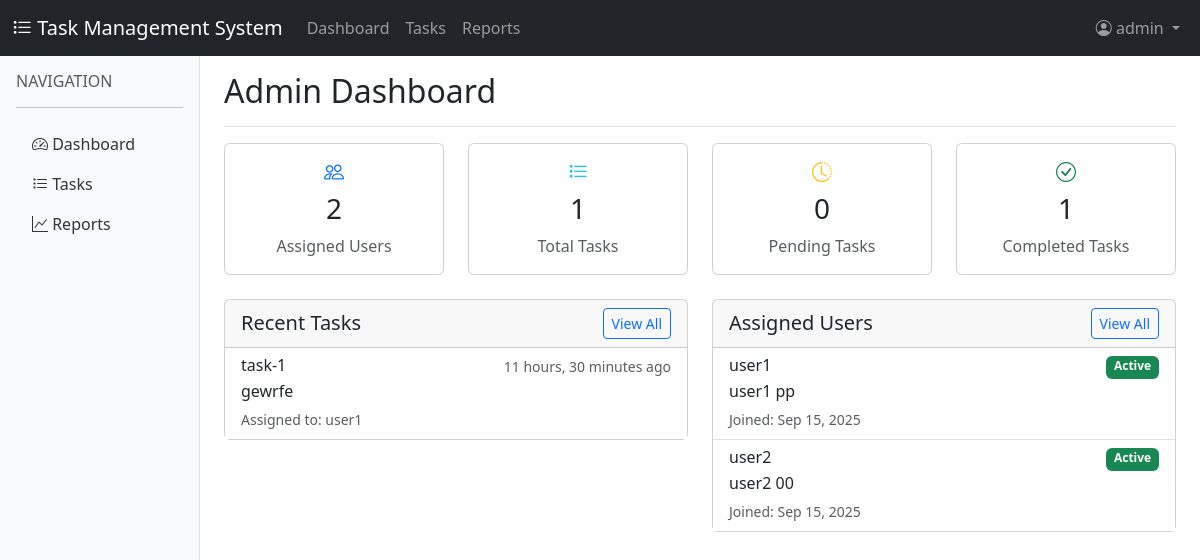
The app's page /admin-dashboard/ (signed in) with its own data.
### core/models.py (models this page shows, shortened)
class User(AbstractUser):
    role = models.CharField(
        max_length=20,
        choices=ROLE_CHOICES,
        default='user',
        help_text='User role in the system'
    )
    profile_picture = models.ImageField(
        upload_to='profile_pics/',
        blank=True,
        null=True,
        help_text='User profile picture'
    )
    is_active = models.BooleanField(default=True)
    assigned_admin = models.ForeignKey(
        'self',
        on_delete=models.SET_NULL,
        null=True,
        blank=True,
        related_name='managed_users',
    )
    @property
    def is_admin(self):
        return self.role == 'admin'
    @property
    def is_superadmin(self):
        return self.role == 'superadmin'

class Task(models.Model):
    title = models.CharField(max_length=200,help_text='Task title/name')
    description = models.TextField()
    assigned_to = models.ForeignKey(User,on_delete=models.CASCADE,related_name='assigned_tasks' )
    created_by = models.ForeignKey(User,on_delete=models.CASCADE,related_name='created_tasks')
    status = models.CharField(max_length=20,choices=STATUS_CHOICES,default='pending')
    created_at = models.DateTimeField(auto_now_add=True)
    updated_at = models.DateTimeField(auto_now=True)
    due_date = models.DateTimeField()
    started_at = models.DateTimeField(
        null=True,
        blank=True,
        help_text='When the task was started'
    )
    completed_at = models.DateTimeField(
        null=True,
        blank=True,
        help_text='When the task was completed'
    )
    completion_report = models.TextField(
        blank=True,
        null=True,
        help_text='Detailed report provided when task is completed'
    )
    worked_hours = models.DecimalField(max_digits=6,decimal_places=2,null=True,blank=True)
    class Meta:
        ordering = ['-created_at']
        indexes = [
            models.Index(fields=['assigned_to', 'status','due_date','created_by']),
        ]

### core/views.py (the view)
# urls.py: path('admin-dashboard/', views.admin_dashboard, name='admin_dashboard'),
@admin_required
def admin_dashboard(request):
    assigned_users = User.objects.filter(assigned_admin=request.user, role='user')
    assigned_users_count = assigned_users.count()
    user_tasks = Task.objects.filter(assigned_to__in=assigned_users)
    user_task_count = user_tasks.count()
    pending_user_tasks = user_tasks.filter(status='pending').count()
    completed_user_tasks = user_tasks.filter(status='completed').count()
    recent_tasks = user_tasks.order_by('-created_at')[:5]
    context = {
        'assigned_users': assigned_users[:5],
        'assigned_users_count': assigned_users_count,
        'user_task_count': user_task_count,
        'pending_user_tasks': pending_user_tasks,
        'completed_user_tasks': completed_user_tasks,
        'recent_tasks': recent_tasks,
    }
    return render(request, 'admin_dashboard.html', context)

### core/utils.py (called while the page is built)
def is_admin(user):
    return user.is_authenticated and (user.is_admin or user.is_superadmin)

### templates/admin_dashboard.html
{% extends 'base.html' %}
{% block content %}
<div class="d-flex justify-content-between flex-wrap flex-md-nowrap align-items-center pb-2 mb-3 border-bottom">
    <h1 class="h2">Admin Dashboard</h1>
</div>
<div class="row mb-4">
    <div class="col-md-3">
        <div class="card card-stat text-center">
            <div class="card-body">
                <h5 class="card-title"><i class="bi bi-people text-primary"></i></h5>
                <h3 class="card-text">{{ assigned_users_count }}</h3>
                <p class="card-text text-muted">Assigned Users</p>
            </div>
        </div>
    </div>
    <div class="col-md-3">
        <div class="card card-stat text-center">
            <div class="card-body">
                <h5 class="card-title"><i class="bi bi-list-task text-info"></i></h5>
                <h3 class="card-text">{{ user_task_count }}</h3>
                <p class="card-text text-muted">Total Tasks</p>
            </div>
        </div>
    </div>
    <div class="col-md-3">
        <div class="card card-stat text-center">
            <div class="card-body">
                <h5 class="card-title"><i class="bi bi-clock-history text-warning"></i></h5>
                <h3 class="card-text">{{ pending_user_tasks }}</h3>
                <p class="card-text text-muted">Pending Tasks</p>
            </div>
        </div>
    </div>
    <div class="col-md-3">
        <div class="card card-stat text-center">
            <div class="card-body">
                <h5 class="card-title"><i class="bi bi-check-circle text-success"></i></h5>
                <h3 class="card-text">{{ completed_user_tasks }}</h3>
                <p class="card-text text-muted">Completed Tasks</p>
            </div>
        </div>
    </div>
</div>
<div class="row">
    <div class="col-md-6">
        <div class="card">
            <div class="card-header d-flex justify-content-between align-items-center">
                <h5 class="mb-0">Recent Tasks</h5>
                <a href="{% url 'task_list' %}" class="btn btn-sm btn-outline-primary">View All</a>
            </div>
            <div class="card-body p-0">
                <div class="list-group list-group-flush">
                    {% for task in recent_tasks %}
                    <div class="list-group-item">
                        <div class="d-flex w-100 justify-content-between">
                            <h6 class="mb-1">{{ task.title }}</h6>
                            <small class="text-muted">{{ task.created_at|timesince }} ago</small>
                        </div>
                        <p class="mb-1 text-truncate">{{ task.description }}</p>
                        <small class="text-muted">Assigned to: {{ task.assigned_to.username }}</small>
                    </div>
                    {% empty %}
                    <div class="list-group-item text-center text-muted py-4">
                        No tasks found.
                    </div>
                    {% endfor %}
                </div>
            </div>
        </div>
    </div>
    <div class="col-md-6">
        <div class="card">
            <div class="card-header d-flex justify-content-between align-items-center">
                <h5 class="mb-0">Assigned Users</h5>
                <a href="{% url 'user_list' %}" class="btn btn-sm btn-outline-primary">View All</a>
            </div>
            <div class="card-body p-0">
                <div class="list-group list-group-flush">
                    {% for user in assigned_users %}
                    <div class="list-group-item">
                        <div class="d-flex w-100 justify-content-between">
                            <h6 class="mb-1">{{ user.username }}</h6>
                            <span class="badge bg-{% if user.is_active %}success{% else %}danger{% endif %}">
                                {% if user.is_active %}Active{% else %}Inactive{% endif %}
                            </span>
                        </div>
                        <p class="mb-1">{{ user.get_full_name }}</p>
                        <small class="text-muted">Joined: {{ user.date_joined|date:"M d, Y" }}</small>
                    </div>
                    {% empty %}
                    <div class="list-group-item text-center text-muted py-4">
                        No users assigned to you.
                    </div>
                    {% endfor %}
                </div>
            </div>
        </div>
    </div>
</div>
{% endblock %}

### templates/base.html (shortened to what this page needs)
<!DOCTYPE html>
<html lang="en">
<head>
    <link href="https://cdn.jsdelivr.net/npm/bootstrap@5.3.0/dist/css/bootstrap.min.css" rel="stylesheet">
    <link rel="stylesheet" href="https://cdn.jsdelivr.net/npm/bootstrap-icons@1.10.0/font/bootstrap-icons.css">
</head>
<body>
    <nav class="navbar navbar-expand-lg navbar-dark bg-dark">
        <div class="container-fluid">
            <a class="navbar-brand" href="#">
                <i class="bi bi-list-task"></i> Task Management System
            </a>
            <div class="collapse navbar-collapse" id="navbarNav">
                <ul class="navbar-nav me-auto">
                    {% if user.is_authenticated %}
                        {% if user.is_superadmin %}
                            <li class="nav-item">
                                <a class="nav-link" href="{% url 'superadmin_dashboard' %}">Dashboard</a>
                            </li>
                            <li class="nav-item">
                                <a class="nav-link" href="{% url 'user_list' %}">Users</a>
                            </li>
                            <li class="nav-item">
                                <a class="nav-link" href="{% url 'admin_list' %}">Admins</a>
                            </li>
                        {% elif user.is_admin %}
                            <li class="nav-item">
                                <a class="nav-link" href="{% url 'admin_dashboard' %}">Dashboard</a>
                            </li>
                        {% else %}
                            <li class="nav-item">
                                <a class="nav-link" href="{% url 'user_dashboard' %}">Dashboard</a>
                            </li>
                        {% endif %}
                        <li class="nav-item">
                            <a class="nav-link" href="{% url 'task_list' %}">Tasks</a>
                        </li>
                        <li class="nav-item">
                            <a class="nav-link" href="{% url 'reports' %}">Reports</a>
                        </li>
                    {% endif %}
                </ul>
                <ul class="navbar-nav">
                    {% if user.is_authenticated %}
                        <li class="nav-item dropdown">
                            <a class="nav-link dropdown-toggle" href="#" id="navbarDropdown" role="button" data-bs-toggle="dropdown">
                                <i class="bi bi-person-circle"></i> {{ user.username }}
                            </a>
                        </li>
                    {% else %}
                        <li class="nav-item">
                            <a class="nav-link" href="{% url 'login' %}">Login</a>
                        </li>
                    {% endif %}
                </ul>
            </div>
        </div>
    </nav>
    <div class="container-fluid">
        <div class="row">
            {% if user.is_authenticated and not request.path == '/login/' %}
            <div class="col-md-2 sidebar d-none d-md-block p-0">
                <div class="p-3">
                    <h6 class="text-uppercase text-muted">Navigation</h6>
                    <hr>
                    <ul class="nav flex-column">
                        {% if user.is_superadmin %}
                            <li class="nav-item">
                                <a class="nav-link {% if request.path == '/superadmin/dashboard/' %}active{% endif %}" href="{% url 'superadmin_dashboard' %}">
                                    <i class="bi bi-speedometer2"></i> Dashboard
                                </a>
                            </li>
                            <li class="nav-item">
                                <a class="nav-link {% if 'user' in request.path %}active{% endif %}" href="{% url 'user_list' %}">
                                    <i class="bi bi-people"></i> Users
                                </a>
                            </li>
                            <li class="nav-item">
                                <a class="nav-link {% if 'admin' in request.path and not 'superadmin' in request.path %}active{% endif %}" href="{% url 'admin_list' %}">
                                    <i class="bi bi-person-gear"></i> Admins
                                </a>
                            </li>
                        {% elif user.is_admin %}
                            <li class="nav-item">
                                <a class="nav-link {% if request.path == '/admin/dashboard/' %}active{% endif %}" href="{% url 'admin_dashboard' %}">
                                    <i class="bi bi-speedometer2"></i> Dashboard
                                </a>
                            </li>
                        {% else %}
                            <li class="nav-item">
                                <a class="nav-link {% if request.path == '/user/dashboard/' %}active{% endif %}" href="{% url 'user_dashboard' %}">
                                    <i class="bi bi-speedometer2"></i> Dashboard
                                </a>
                            </li>
                        {% endif %}
                        <li class="nav-item">
                            <a class="nav-link {% if 'task' in request.path %}active{% endif %}" href="{% url 'task_list' %}">
                                <i class="bi bi-list-task"></i> Tasks
                            </a>
                        </li>
                        {%if user.is_superadmin or user.is_admin %}
                        <li class="nav-item">
                            <a class="nav-link {% if 'report' in request.path %}active{% endif %}" href="{% url 'reports' %}">
                                <i class="bi bi-graph-up"></i> Reports
                            </a>
                        </li>
                        {% endif %}
                    </ul>
                </div>
            </div>
            <div class="col-md-10 ms-sm-auto px-4 py-3">
                {% block content %}{% endblock %}
            </div>
            {% else %}
            <div class="col-12">
                {% block full_content %}{% endblock %}
            </div>
            {% endif %}
        </div>
    </div>
</body>
</html>

### templates/base.html (style rules this page uses)
.sidebar { min-height: calc(100vh - 56px); background-color: #f8f9fa; border-right: 1px solid #dee2e6; }
.sidebar .nav-link { color: #333; padding: 0.5rem 1rem; }
.card-stat { transition: transform 0.2s; }

### records on screen
User: username "admin"
Task: title "task-1", created_at "11 hours, 30 minutes", description "gewrfe", assigned_to.username "user1"
User: username "user1", is_active "Active", get_full_name "user1 pp", date_joined "Sep 15, 2025"
User: username "user2", is_active "Active", get_full_name "user2 00", date_joined "Sep 15, 2025"

### other values on screen
{{ assigned_users_count }} "2"
{{ user_task_count }} "1"
{{ pending_user_tasks }} "0"
{{ completed_user_tasks }} "1"
